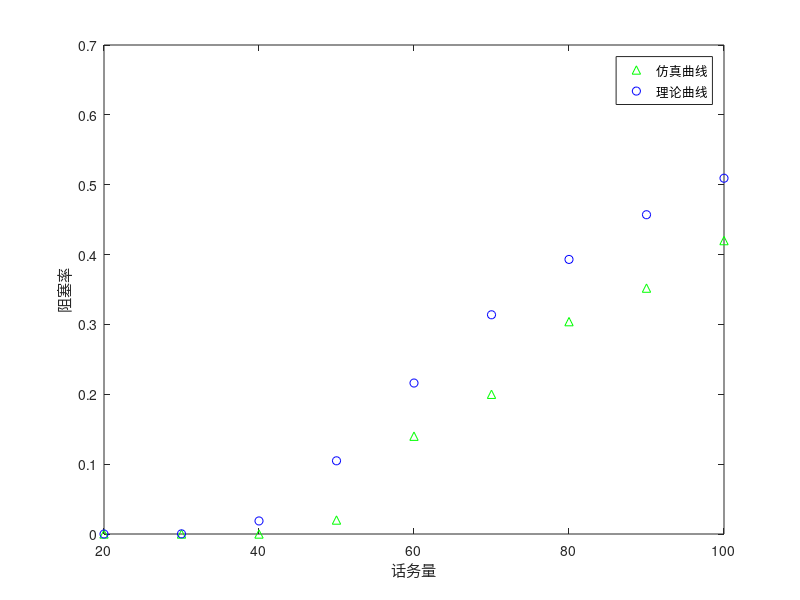

The MATLAB script that drew this image:
clc;
clear;
N=50;                         %信道数为50 
service_time=20;              %服务持续时间
call_nums=250;               %模拟的呼叫次数  
C=zeros(1,N);                 %信道初始化，全部为空闲   
rates=1:0.5:5;                %信号到达速率   
A=20*rates;                   %话务量

for m=1:length(rates)
    block_num=0;                %信道阻塞的次数清零    
    C=zeros(1,N);               %信道初始化，全部为空闲    
    g=rand(1,call_nums);        %随机生成呼叫次数
    for q=1:call_nums           %指数分布产生服务持续时间     
        services(q)=-service_time*log(g(q));
    end
    temp=0;
    for i=1:call_nums
        randomnum=rand;
        interval=-log(randomnum)/rates(m);      %指数分布产生信号时间间隔 
        arrival(i)=temp+interval;               %信号到达时间
        temp=arrival(i);
    end
    for i=1:call_nums
        access=0;
        for k=1:N
            if arrival(i) > C(k)
                C(k) = arrival(i)+services(i);   %如果信道空闲，就接入
                access = 1;
                break;
            end
        end
        if access == 0                            
            block_num = block_num + 1;                          %如果信道都忙，阻塞个数加一
        end
    end
    block_prob(m)=block_num/call_nums;                          %阻塞率
end

%计算理论堵塞率 
s_fact = factorial(N);
for j=1:length(rates)
    sum = 0;
    for i=1:N
        tmp = A(j)^i / factorial(i);
    	sum = sum + tmp;
    end
    b(j)=((A(j))^N)/(s_fact*sum);                %阻塞率B公式
end

figure(1);
plot(A,block_prob,'^g')
hold on;
plot(A,b,'ob')
xlabel('话务量');
ylabel('阻塞率');
legend('仿真曲线','理论曲线');


figure(2);